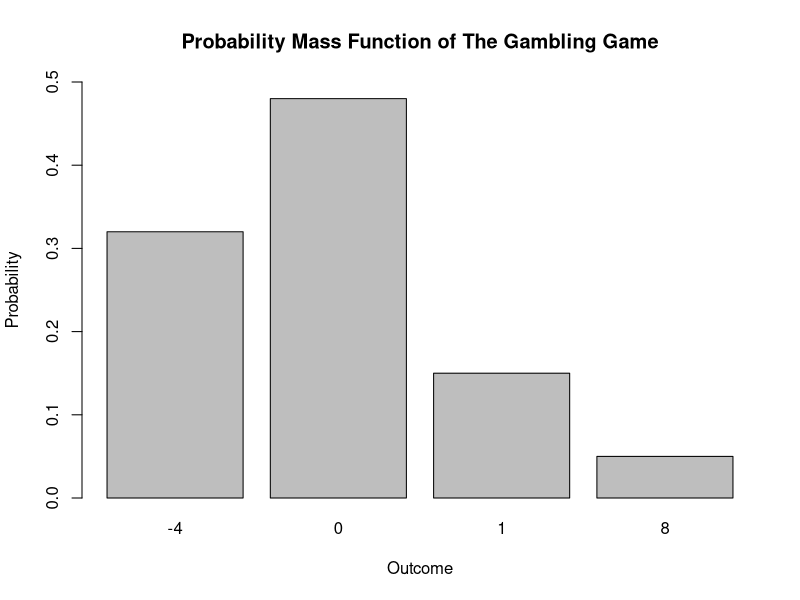

Source code (R):
# Define the outcomes and respective earning probabilities
X_outcomes <- c(-4, 0, 1, 8)
X_prob <- c(0.32, 0.48, 0.15, 0.05)

# Create a bar plot
barplot(X_prob, names.arg=X_outcomes, ylim=c(0, 0.5), 
        xlab="Outcome", ylab="Probability", 
        main="Probability Mass Function of The Gambling Game")
